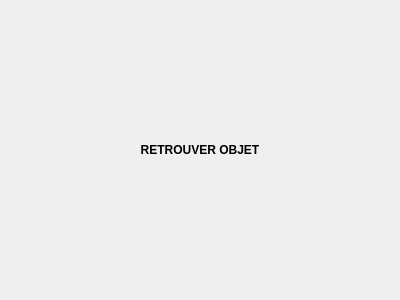
<?xml version="1.0" encoding="UTF-8"?>
<ui version="4.0">
 <class>RetrouverObjet</class>
 <widget class="QWidget" name="RetrouverObjet">
  <property name="geometry">
   <rect>
    <x>0</x>
    <y>0</y>
    <width>400</width>
    <height>300</height>
   </rect>
  </property>
  <property name="windowTitle">
   <string>Form</string>
  </property>
  <layout class="QHBoxLayout" name="horizontalLayout">
   <item>
    <widget class="QLabel" name="label">
     <property name="font">
      <font>
       <weight>75</weight>
       <bold>true</bold>
      </font>
     </property>
     <property name="text">
      <string>RETROUVER OBJET</string>
     </property>
     <property name="alignment">
      <set>Qt::AlignCenter</set>
     </property>
    </widget>
   </item>
  </layout>
 </widget>
 <resources/>
 <connections/>
</ui>
